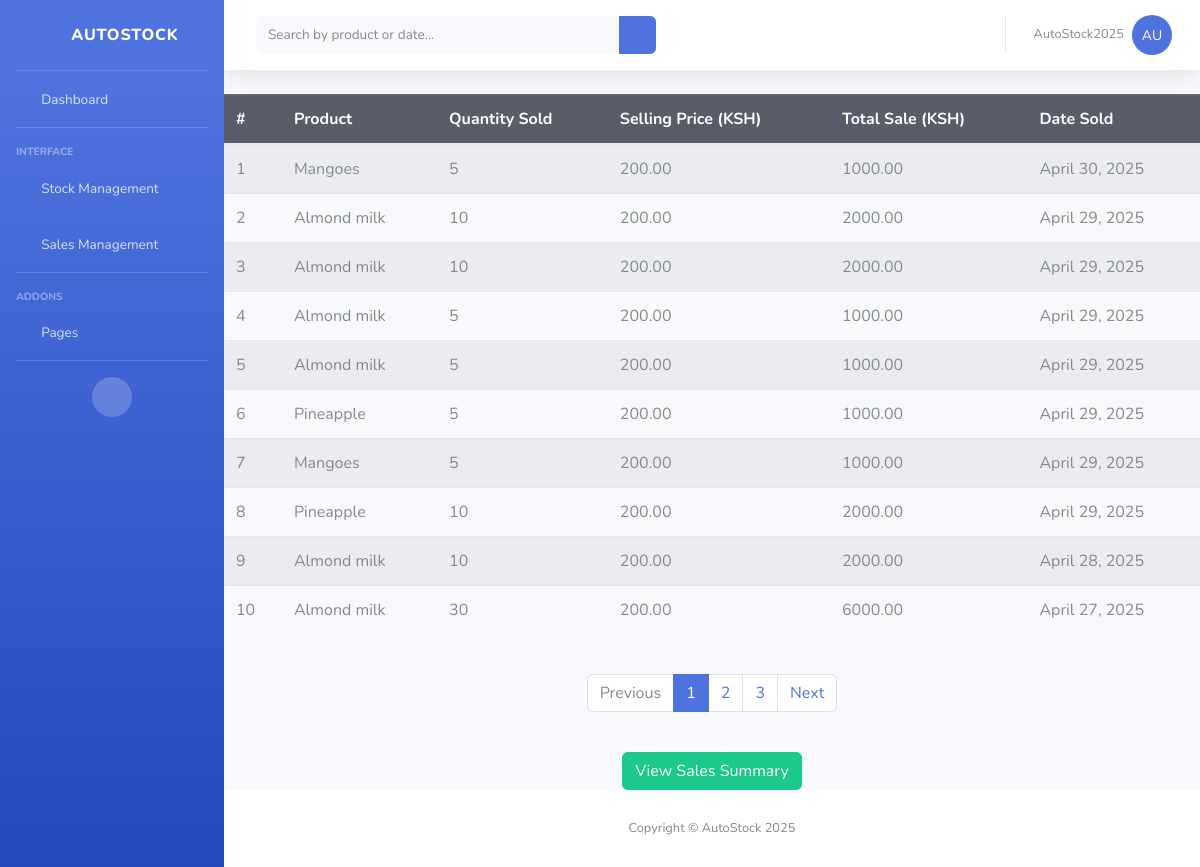
Page /saleslist/ (signed in) on the earlier database version.
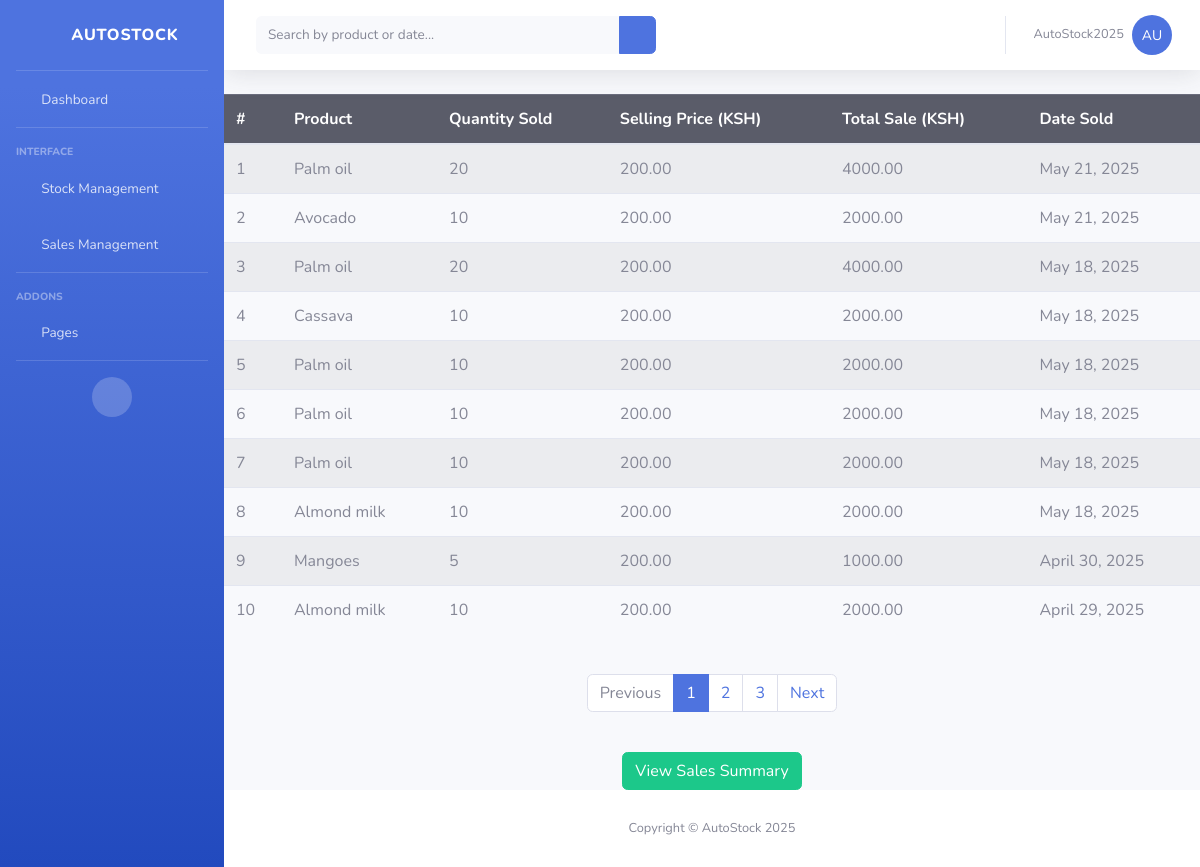
Same page on the later database version.
### autoapp/models.py (models this page shows, shortened)
class Sale(models.Model):
    transaction = models.ForeignKey(
        SaleTransaction,
        on_delete=models.CASCADE,
        related_name='sales',
        null=True,   # allow NULL in database
        blank=True   # allow blank in forms/admin
    )
    product = models.ForeignKey('Stock', on_delete=models.CASCADE, related_name='sales')
    quantitysold = models.PositiveIntegerField()
    sellingprice = models.DecimalField(max_digits=12, decimal_places=2)
    datesold = models.DateField(auto_now_add=True)
    @property
    def total_sale(self):
        return self.quantitysold * self.sellingprice

class Stock(models.Model):
     product = models. CharField(max_length=100)
     quantity = models.IntegerField()
     price = models.DecimalField(max_digits=12, decimal_places=2)
     buyingprice = models.DecimalField(max_digits=12, decimal_places=2, default=0.00)
     name = models.CharField(max_length=100)
     date = models.DateField(auto_now_add=True)

### autoapp/views.py (the view)
    def wrapper(request, *args, **kwargs):
        if not request.user.is_superuser and request.user.employeeprofile.role != 'boss':
            return HttpResponseForbidden("You do not have permission to access this page.")
        return function(request, *args, **kwargs)

### autoapp/views.py (called while the page is built)
def boss_required(function):
    def wrapper(request, *args, **kwargs):
        if not request.user.is_superuser and request.user.employeeprofile.role != 'boss':
            return HttpResponseForbidden("You do not have permission to access this page.")
        return function(request, *args, **kwargs)
    return wrapper

@boss_required
def saleslist(request):
    query = request.GET.get('q')
    if query:
        sales_queryset = Sale.objects.filter(
            Q(product__product__icontains=query)
        ).order_by('-datesold')
    else:
        sales_queryset = Sale.objects.all().order_by('-datesold')
    paginator = Paginator(sales_queryset, 10)  # Show 10 sales per page
    page_number = request.GET.get('page')
    page_obj = paginator.get_page(page_number)
    return render(request, 'saleslist.html', {
        'sales': page_obj,       # 👉 This should be the paginated data
        'query': query           # 👉 Optional: if you want to preserve search input in the form
    })

### template/saleslist.html (shortened to what the changed rows need)
<!DOCTYPE html>
<html lang="en">
<head>
    {% load static %}
    <link href="{% static 'vendor/fontawesome-free/css/all.min.css' %}" rel="stylesheet" type="text/css">
    <link href="{% static 'css/sb-admin-2.min.css' %}" rel="stylesheet">
    <link href="{% static 'vendor/datatables/dataTables.bootstrap4.min.css' %}" rel="stylesheet">
</head>
<body id="page-top">
    <div id="wrapper">
        <div id="content-wrapper" class="d-flex flex-column">
            <div id="content">
                 <div class="table-responsive mt-2">
    <table class="table table-striped">
        <thead class="table-dark">
            <tr>
                <th>#</th>
                <th>Product</th>
                <th>Quantity Sold</th>
                <th>Selling Price (KSH)</th>
                <th>Total Sale (KSH)</th>
                <th>Date Sold</th>
            </tr>
        </thead>
        <tbody>
            {% for sale in sales %}
            <tr>
                <td>{{ forloop.counter }}</td>
                <td>{{ sale.product.product }}</td>
                <td>{{ sale.quantitysold }}</td>
                <td>{{ sale.sellingprice}}</td>
                <td>{{ sale.total_sale}}</td>
                <td>{{ sale.datesold}}</td>
            </tr>
            {% empty %}
            <tr>
                <td colspan="6" class="text-center text-danger">No sales recorded yet.</td>
            </tr>
            {% endfor %}
        </tbody>
    </table>
</div>
<div class="d-flex justify-content-center mt-4">
    <nav aria-label="Page navigation">
        <ul class="pagination">
            {% for num in sales.paginator.page_range %}
                {% if num == sales.number %}
                    <li class="page-item active">
                        <span class="page-link">{{ num }}</span>
                    </li>
                {% elif num >= sales.number|add:'-2' and num <= sales.number|add:'2' %}
                    <li class="page-item">
                        <a class="page-link" href="?q={{ request.GET.q }}&page={{ num }}">{{ num }}</a>
                    </li>
                {% endif %}
            {% endfor %}
        </ul>
    </nav>
</div>
            </div>
        </div>
    </div>
</body>
</html>

Differences in the rows shown:
no longer on this page (row unchanged): Sale: product.product "Almond milk", quantitysold "10", sellingprice "200.00", total_sale "2000.00", datesold "April 29, 2025"
no longer on this page (row unchanged): Sale: product.product "Almond milk", quantitysold "5", sellingprice "200.00", total_sale "1000.00", datesold "April 29, 2025"
no longer on this page (row unchanged): Sale: product.product "Almond milk", quantitysold "5", sellingprice "200.00", total_sale "1000.00", datesold "April 29, 2025"
no longer on this page (row unchanged): Sale: product.product "Pineapple", quantitysold "5", sellingprice "200.00", total_sale "1000.00", datesold "April 29, 2025"
no longer on this page (row unchanged): Sale: product.product "Mangoes", quantitysold "5", sellingprice "200.00", total_sale "1000.00", datesold "April 29, 2025"
no longer on this page (row unchanged): Sale: product.product "Pineapple", quantitysold "10", sellingprice "200.00", total_sale "2000.00", datesold "April 29, 2025"
no longer on this page (row unchanged): Sale: product.product "Almond milk", quantitysold "10", sellingprice "200.00", total_sale "2000.00", datesold "April 28, 2025"
no longer on this page (row unchanged): Sale: product.product "Almond milk", quantitysold "30", sellingprice "200.00", total_sale "6000.00", datesold "April 27, 2025"
added Sale: product.product "Palm oil", quantitysold "20", sellingprice "200.00", total_sale "4000.00", datesold "May 21, 2025"
added Sale: product.product "Avocado", quantitysold "10", sellingprice "200.00", total_sale "2000.00", datesold "May 21, 2025"
added Sale: product.product "Palm oil", quantitysold "20", sellingprice "200.00", total_sale "4000.00", datesold "May 18, 2025"
added Sale: product.product "Cassava", quantitysold "10", sellingprice "200.00", total_sale "2000.00", datesold "May 18, 2025"
added Sale: product.product "Palm oil", quantitysold "10", sellingprice "200.00", total_sale "2000.00", datesold "May 18, 2025"
added Sale: product.product "Palm oil", quantitysold "10", sellingprice "200.00", total_sale "2000.00", datesold "May 18, 2025"
added Sale: product.product "Palm oil", quantitysold "10", sellingprice "200.00", total_sale "2000.00", datesold "May 18, 2025"
added Sale: product.product "Almond milk", quantitysold "10", sellingprice "200.00", total_sale "2000.00", datesold "May 18, 2025"
